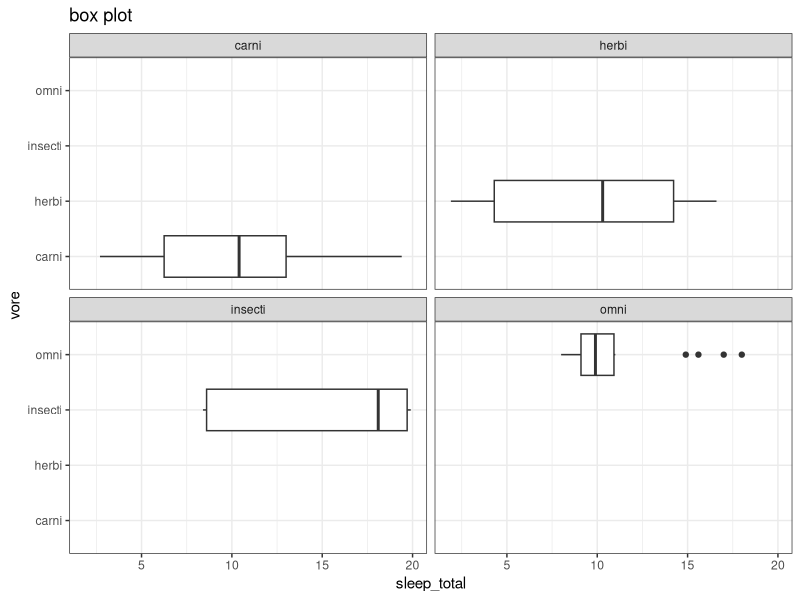
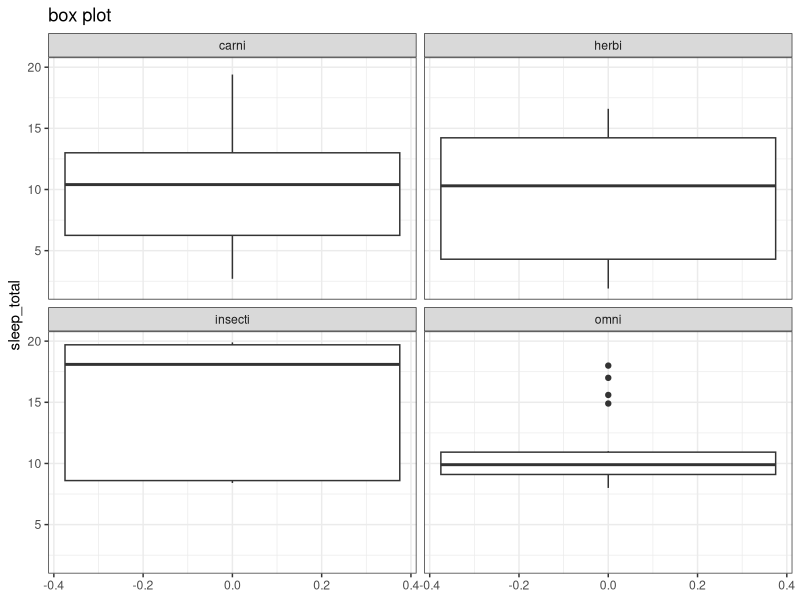
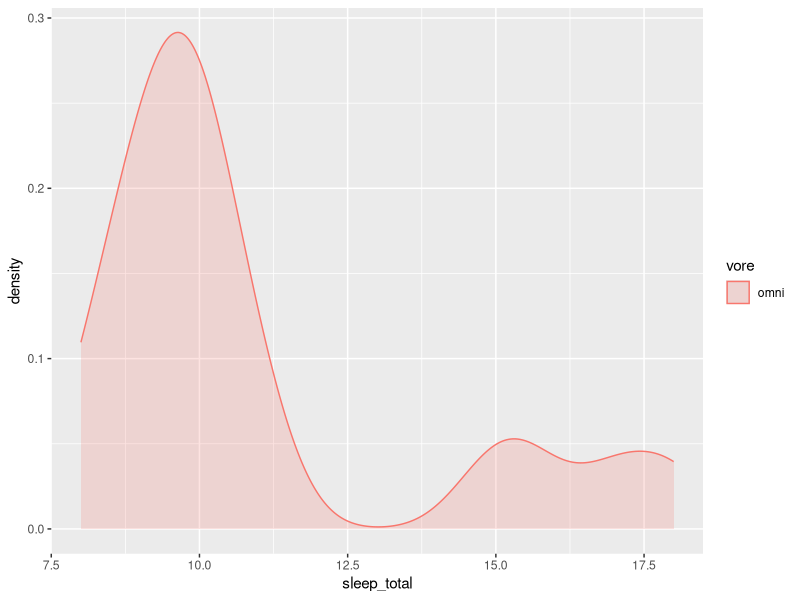
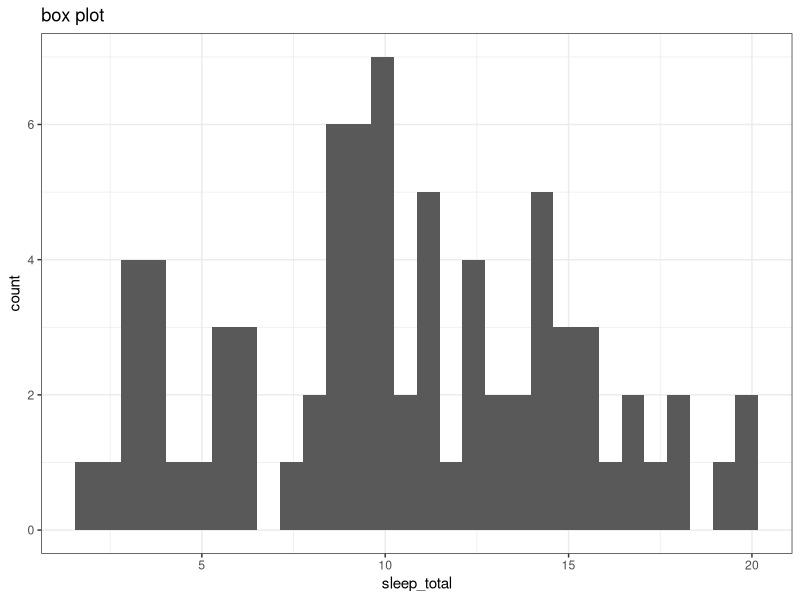

R code for these plots, in order:
# one categorical variable & one numerical varible 
#density plots are more suitable for fraction data and the histograms are more suitable for full data.

library(tidyverse)


data()

msleep
head(msleep)


msleep %>% 
  drop_na(vore) %>% 
  ggplot(aes(x=vore,y=sleep_total))+
  geom_boxplot()+
  theme_bw()+
  labs(title="box plot")+
  coord_flip()+
  facet_wrap(~vore)

msleep %>% 
  drop_na(vore) %>% 
  ggplot(aes(sleep_total))+
  geom_boxplot()+
  theme_bw()+
  labs(title="box plot")+
  coord_flip()+
  facet_wrap(~vore)


msleep %>% 
  filter(vore=="herbi" | vore=="omni") %>% 
  filter(vore %in% c("carni", "omni")) %>% 
  drop_na(vore) %>% 
  ggplot(aes(sleep_total,color=vore,fill=vore))+
  geom_density(alpha=0.2)
  theme_bw()+
  labs(title="box plot")
  #coord_flip()+
  #facet_wrap(~vore)


#histogram
msleep %>% 
  drop_na(vore) %>% 
  ggplot(aes(sleep_total))+
  geom_histogram()+
  theme_bw()+
  labs(title="box plot")
  #coord_flip()+
  #facet_wrap(~vore)


summary(msleep$sleep_total)  
